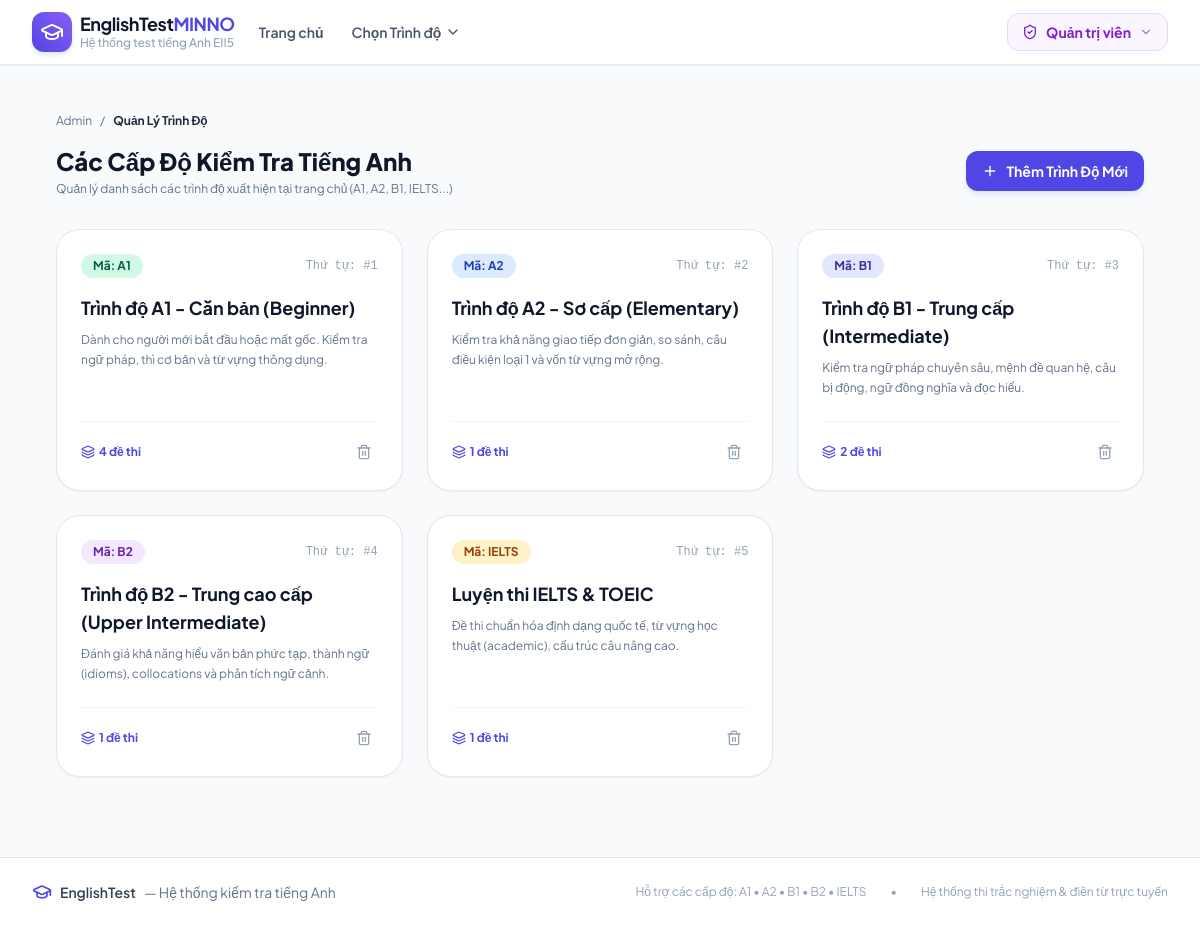
The app's page /admin/levels (signed in) with its own data.
### models.py (models this page shows)
class Level(db.Model):
    __tablename__ = 'levels'
    id = db.Column(db.Integer, primary_key=True)
    code = db.Column(db.String(20), unique=True, nullable=False)  # 'A1', 'A2', 'B1', 'B2', 'C1', 'IELTS'
    name = db.Column(db.String(100), nullable=False)              # 'Trình độ A1 - Căn bản'
    description = db.Column(db.Text, nullable=True)
    badge_color = db.Column(db.String(30), default='blue')        # 'blue', 'green', 'amber', 'purple', 'rose'
    icon_name = db.Column(db.String(50), default='book-open')
    order_num = db.Column(db.Integer, default=1)
    is_active = db.Column(db.Boolean, default=True)
    created_at = db.Column(db.DateTime, default=datetime.utcnow)
    tests = db.relationship('Test', backref='level', lazy=True, cascade='all, delete-orphan')
    @property
    def active_tests_count(self):
        return len([t for t in self.tests if t.is_active])

### app.py (the view, shortened to what this page needs)
@app.route('/admin/levels', methods=['GET', 'POST'])
@admin_required
def admin_levels():
    levels = Level.query.order_by(Level.order_num).all()
    return render_template('admin/levels.html', levels=levels)

### app.py (called while the page is built)
def staff_required(f):
    @wraps(f)
    def decorated_function(*args, **kwargs):
        user_id = session.get('user_id')
        role = session.get('role')
        if not user_id or role not in ('admin', 'teacher'):
            flash('Vui lòng đăng nhập với tài khoản Quản trị viên hoặc Giáo viên.', 'warning')
            return redirect(url_for('admin_login', next=request.path))
        user = User.query.get(user_id)
        if not user or user.role not in ('admin', 'teacher'):
            session.clear()
            flash('Phiên đăng nhập đã hết hạn. Vui lòng đăng nhập lại.', 'warning')
            return redirect(url_for('admin_login', next=request.path))
        return f(*args, **kwargs)
    return decorated_function

@app.context_processor
def inject_globals():
    levels = Level.query.filter_by(is_active=True).order_by(Level.order_num).all()
    current_user = None
    if session.get('user_id'):
        current_user = User.query.get(session.get('user_id'))
    return {
        'all_levels': levels,
        'current_user': current_user,
        'is_admin': session.get('role') == 'admin',
        'is_teacher': session.get('role') == 'teacher',
        'is_staff': session.get('role') in ('admin', 'teacher'),
        'candidate_name': session.get('student_name'),
        'candidate_phone': session.get('student_phone'),
        'candidate_email': session.get('student_email')
    }

### templates/admin/levels.html (shortened to what this page needs)
{% extends 'base.html' %}
{% block content %}
<div class="max-w-6xl mx-auto px-4 sm:px-6 lg:px-8 py-8">
    <div class="flex items-center space-x-2 text-xs text-slate-500 mb-4">
        <a href="{{ url_for('admin_dashboard') }}" class="hover:text-indigo-600">Admin</a>
        <span>/</span>
        <span class="text-slate-800 font-bold">Quản Lý Trình Độ</span>
    </div>
    <div class="flex flex-col md:flex-row md:items-center justify-between gap-4 mb-8">
        <div>
            <h1 class="text-2xl font-extrabold text-slate-900">Các Cấp Độ Kiểm Tra Tiếng Anh</h1>
            <p class="text-xs text-slate-500 mt-1">Quản lý danh sách các trình độ xuất hiện tại trang chủ (A1, A2, B1, IELTS...)</p>
        </div>
        <button onclick="document.getElementById('modal-add-level').classList.remove('hidden')" class="px-4 py-2.5 bg-indigo-600 hover:bg-indigo-700 text-white font-bold rounded-xl text-sm shadow-md shadow-indigo-100 transition flex items-center space-x-2">
            <i data-lucide="plus" class="w-4 h-4"></i>
            <span>Thêm Trình Độ Mới</span>
        </button>
    </div>
    <div class="grid grid-cols-1 md:grid-cols-2 lg:grid-cols-3 gap-6">
        {% for lvl in levels %}
        <div class="bg-white rounded-3xl border border-slate-200 p-6 shadow-sm flex flex-col justify-between">
            <div>
                <div class="flex items-center justify-between mb-4">
                    <span class="inline-flex items-center space-x-1.5 px-3 py-1 rounded-full text-xs font-bold
                        {% if lvl.badge_color == 'emerald' %}bg-emerald-100 text-emerald-800
                        {% elif lvl.badge_color == 'blue' %}bg-blue-100 text-blue-800
                        {% elif lvl.badge_color == 'indigo' %}bg-indigo-100 text-indigo-800
                        {% elif lvl.badge_color == 'purple' %}bg-purple-100 text-purple-800
                        {% elif lvl.badge_color == 'amber' %}bg-amber-100 text-amber-800
                        {% else %}bg-slate-100 text-slate-800{% endif %}">
                        <span>Mã: {{ lvl.code }}</span>
                    </span>
                    <span class="text-xs text-slate-400 font-mono">Thứ tự: #{{ lvl.order_num }}</span>
                </div>
                <h3 class="text-lg font-bold text-slate-900 mb-2">{{ lvl.name }}</h3>
                <p class="text-xs text-slate-500 leading-relaxed mb-6">{{ lvl.description or 'Chưa có mô tả' }}</p>
            </div>
            <div class="pt-4 border-t border-slate-100 flex items-center justify-between">
                <a href="{{ url_for('admin_tests', level_id=lvl.id) }}" class="text-xs font-bold text-indigo-600 hover:underline flex items-center space-x-1">
                    <i data-lucide="layers" class="w-3.5 h-3.5"></i>
                    <span>{{ lvl.tests|length }} đề thi</span>
                </a>
                <form method="POST" action="{{ url_for('admin_delete_level', level_id=lvl.id) }}" onsubmit="return confirm('Bạn có chắc chắn muốn xóa trình độ này cùng toàn bộ đề thi bên trong?')" class="inline">
                    <button type="submit" class="p-1.5 text-slate-400 hover:text-rose-600 transition" title="Xóa trình độ">
                        <i data-lucide="trash-2" class="w-4 h-4"></i>
                    </button>
                </form>
            </div>
        </div>
        {% endfor %}
    </div>
</div>
{% endblock %}

### records on screen
Level: code "A1", order_num "1", name "Trình độ A1 - Căn bản (Beginner)", description "Dành cho người mới bắt đầu hoặc mất gốc. Kiểm tra ngữ pháp, thì cơ bản và từ vựng thông dụng.", tests|length "4"
Level: code "A2", order_num "2", name "Trình độ A2 - Sơ cấp (Elementary)", description "Kiểm tra khả năng giao tiếp đơn giản, so sánh, câu điều kiện loại 1 và vốn từ vựng mở rộng.", tests|length "1"
Level: code "B1", order_num "3", name "Trình độ B1 - Trung cấp (Intermediate)", description "Kiểm tra ngữ pháp chuyên sâu, mệnh đề quan hệ, câu bị động, ngữ đồng nghĩa và đọc hiểu.", tests|length "2"
Level: code "B2", order_num "4", name "Trình độ B2 - Trung cao cấp (Upper Intermediate)", description "Đánh giá khả năng hiểu văn bản phức tạp, thành ngữ (idioms), collocations và phân tích ngữ cảnh.", tests|length "1"
Level: code "IELTS", order_num "5", name "Luyện thi IELTS & TOEIC", description "Đề thi chuẩn hóa định dạng quốc tế, từ vựng học thuật (academic), cấu trúc câu nâng cao.", tests|length "1"
